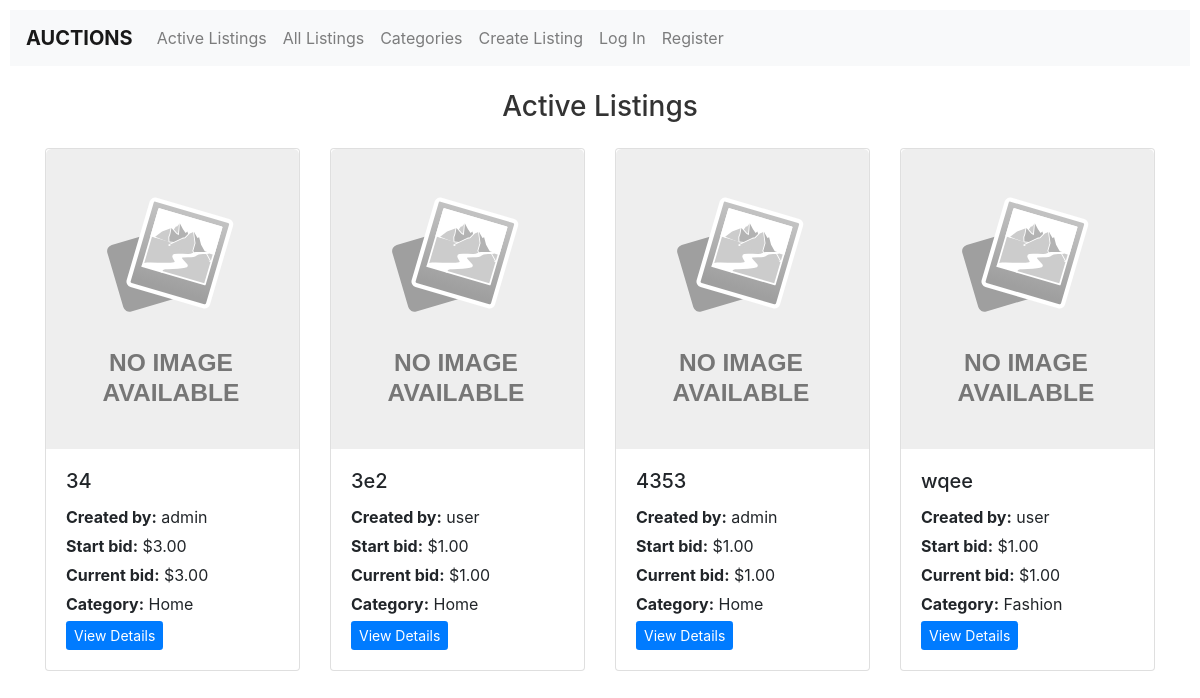
The page / on the database its author committed.
### auctions/models.py (models this page shows, shortened)
class Listing(models.Model):
    title = models.CharField(max_length=255)
    description = models.TextField()
    starting_bid = models.DecimalField(max_digits=10, decimal_places=2)
    current_bid = models.DecimalField(max_digits=10, decimal_places=2)
    category = models.ForeignKey(Category, on_delete=models.CASCADE)
    image_url = models.URLField(blank=True, null=True)
    creator = models.ForeignKey(User, on_delete=models.CASCADE)
    created_date = models.DateTimeField(auto_now_add=True)
    active = models.BooleanField(default=True)
    winner = models.ForeignKey(User, on_delete=models.CASCADE, blank=True, null=True, related_name="winner")

class User(AbstractUser):
    pass
    watchlist = models.ManyToManyField("Listing", blank=True, related_name="watchlist")
    bids = models.ManyToManyField("Listing", blank=True, related_name="bidder")

class Category(models.Model):
    name = models.CharField(max_length=255)
    class Meta:
        verbose_name_plural = "Categories"
    def __str__(self):
        return self.name

### auctions/views.py (the view)
# urls.py: path("", views.index, name="index"),
def index(request):
    return render(request, "auctions/index.html", {
        "listings": Listing.objects.filter(active=True),
        "headline": "Active Listings"
    })

### auctions/templates/auctions/index.html (shortened to what this page needs)
{% extends "auctions/layout.html" %}
{% load static %}
{% block body %}
    <h3 class="text-center mt-4 mb-4">{{ headline }}</h3>
    <div class="container">
        <div class="row">
            {% for listing in listings %}
            <div class="col-md-3">
                <div class="card mb-4 box-shadow">
                        <a href="{% url 'listing' listing.id %}">
                            <div class="listing-image-container">
                                {% if listing.image_url %}
                                <img class="listing-image img-fluid" src="{{ listing.image_url }}" alt="{{ listing.title }}">
                                {% else %}
                                <img class="listing-image img-fluid" src="{% static 'auctions/images/No-Image-Placeholder.svg' %}" alt="{{ listing.title }}">
                                {% endif %}
                            </div>
                        </a>
                    <div class="card-body">
                        <h5 class="card-title">{{ listing.title }}</h5>
                        <p class="card-text"><strong>Created by:</strong> {{ listing.creator}}</p>
                        <p class="card-text"><strong>Start bid:</strong> ${{ listing.starting_bid }}</p>
                        <p class="card-text"><strong>Current bid:</strong> ${{ listing.current_bid }}</p>
                        <p class="card-text"><strong>Category:</strong> {{ listing.category }}</p>
                        <div class="d-flex justify-content-between align-items-center">
                            <div class="btn-group">
                                <a href="{% url 'listing' listing.id %}">
                                    <button type="button" class="btn btn-sm btn-primary">View Details</button>
                                </a>
                            </div>
                        </div>
                    </div>
                </div>
            </div>
            {% endfor %}
        </div>
    </div>
{% endblock %}

### auctions/static/auctions/styles.css (style rules this page uses)
body { padding: 10px; }
.listing-image { width: 100%; height: auto; max-height: 400px; }
.container { margin-top: 20px; }
h3 { color: #333; }
p { margin: 5px 0; }
img.img-fluid { max-width: 100%; height: auto; }
.listing-image-container { position: relative; width: 100%; max-height: 300px; overflow: hidden; }
.listing-image { object-fit: cover; width: 100%; height: 100%; max-width: 400px; }
h3.text-center { color: #333; }
.btn-primary { background-color: #007bff; border: none; }

### rows shown on the page
Listing: title "34", creator "admin", starting_bid "3.00", current_bid "3.00", category "Home"
Listing: title "3e2", creator "user", starting_bid "1.00", current_bid "1.00", category "Home"
Listing: title "4353", creator "admin", starting_bid "1.00", current_bid "1.00", category "Home"
Listing: title "wqee", creator "user", starting_bid "1.00", current_bid "1.00", category "Fashion"

### other values the page prints
{{ headline }} "Active Listings"
